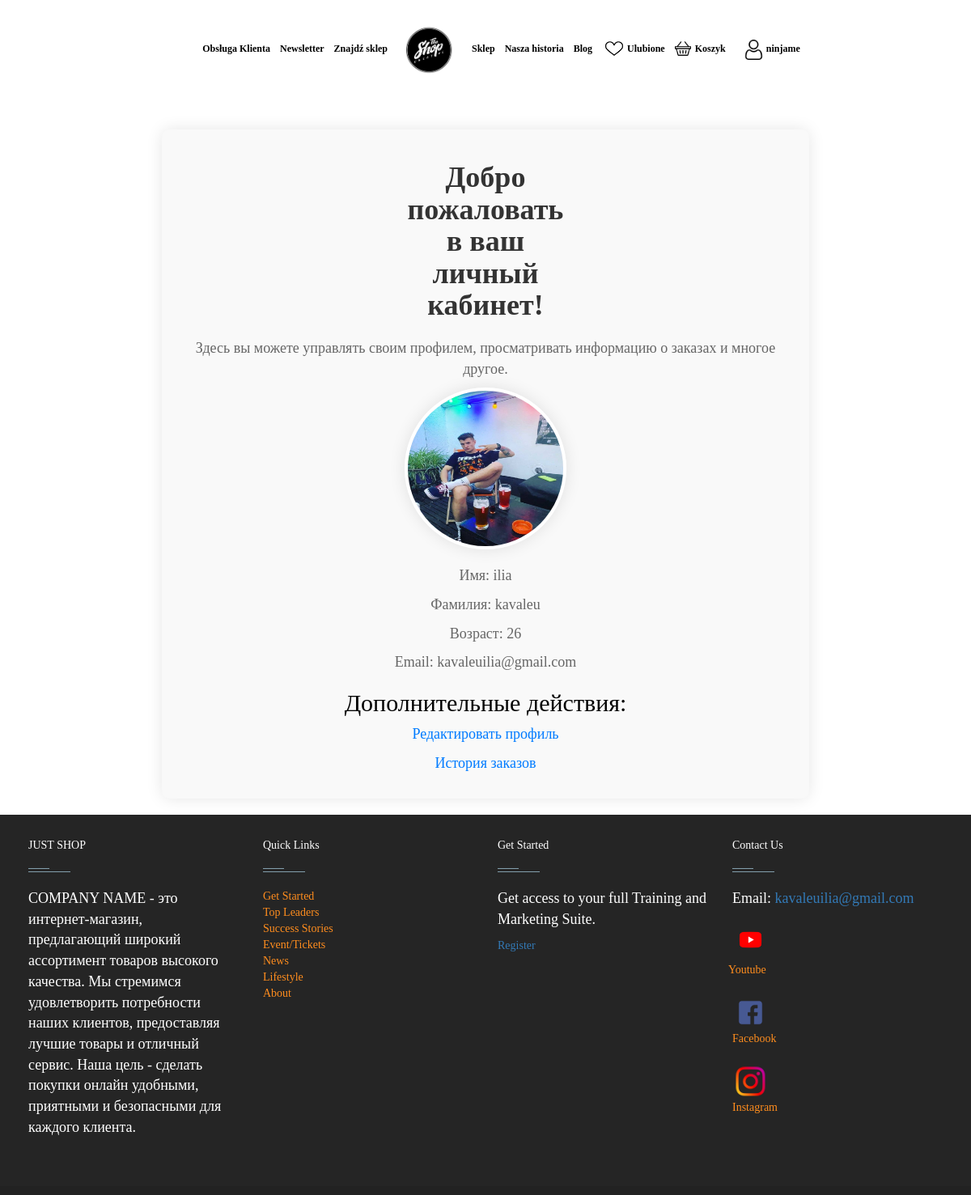
/users/profile/1, run on the app's committed database.
### users/models.py (models this page shows, shortened)
class MyUser(AbstractBaseUser):
    first_name = models.CharField(max_length=100, blank=True)
    last_name = models.CharField(max_length=100, blank=True)
    age = models.SmallIntegerField(blank=True, null=True)
    username = models.CharField(max_length=100, blank=False)
    email = models.EmailField(
        verbose_name="email address",
        max_length=255,
        unique=True,
    )
    image = models.ImageField(upload_to='users_avatars', blank=True)
    is_active = models.BooleanField(default=True)
    is_admin = models.BooleanField(default=False)
    send_email = models.BooleanField(default=True)
    objects = MyUserManager()
    registration_time = models.DateTimeField(default=timezone.now)
    USERNAME_FIELD = "email"
    REQUIRED_FIELDS = []

### users/views.py (the view)
# urls.py: path('profile/<int:user_id>', profile, name='profile'),
def profile(request, user_id):
    user = MyUser.objects.get(id=user_id)
    context = {'user': user}
    return render(request, 'registration/profile.html', context)

### products/context_processors.py (called while the page is built)
def baskets(request):
    user = request.user
    return {'baskets': Basket.objects.filter(user=user) if user.is_authenticated else []}

### users/templates/registration/profile.html (shortened to what this page needs)
{% extends 'base.html' %}
{% load static %}
{% block content %}
<br>
<br>
<br>
<br>
<br>
<br>
<br>
<br>
<div class="container-account" id="brand" style="margin-bottom: 20px;">
    <center>
        <h1>Добро пожаловать в ваш личный кабинет!</h1>
        <p>Здесь вы можете управлять своим профилем, просматривать информацию о заказах и многое другое.</p>
        <div class="user-info">
            <img src="{% if user.image and user.image.url %}{{ user.image.url }}{% else %}{% static 'images/default_avatar/default_avatar.jpg' %}{% endif %}" width="200px" height="200px">
            <p>Имя: {{ user.first_name }}</p>
            <p>Фамилия: {{ user.last_name }}</p>
            <p>Возраст: {{ user.age }}</p>
            <p>Email: {{ user.email }}</p>
        </div>
        <div class="user-actions">
            <h2>Дополнительные действия:</h2>
            <ul>
                <li><a href="{% url 'users:edit_profile' user.id %}">Редактировать профиль</a></li>
                <li><a href="{% url 'orders:orders_list' %}">История заказов</a></li>
            </ul>
        </div>
    </center>
</div>
{% endblock content %}

### products/templates/base.html (shortened to what this page needs)
{% load static %}
<!DOCTYPE html>
<html lang="en">
<head>
    <link rel="stylesheet" href="{% static 'css/style.css' %}">
    <link rel="stylesheet" href="https://maxcdn.bootstrapcdn.com/bootstrap/3.3.6/css/bootstrap.min.css">
</head>
<body>
<nav class="navbar" id="brand">
  <div class="container" id="brand">
    <strong>
      <ul class="nav-links-left" style="font-size: 12px; color: black;">
      <li><a style="color: #000000;" href="#">Obsługa Klienta</a></li>
      <li><a style="color: #000000;" href="#">Newsletter</a></li>
      <li><a style="color: #000000;" href="#">Znajdź sklep</a></li>
      <li><a href="{% url 'products:index' %}"><img src="{% static 'images/logo_shop.jpg' %}" width="80px" height=80px" style="vertical-align: middle;"></a></li>
      <li class="brand"><a style="color: #000000;" href="{% url 'products:shop' %}">Sklep</a></li>
      <li><a style="color: #000000;" href="#">Nasza historia</a></li>
      <li><a style="color: #000000;" href="#">Blog</a></li>
      {% if user.is_authenticated %}
        <li class="text-align" style="align-items: center;"><a style="color: #000000;" href="#">
          <img src="{% static 'images/heart.jpg' %}" width="30px;" height="20px;" style="margin-right: 1px; margin-top: -3px;">Ulubione</a></li>
        <li class="text-align" style="align-items: center;"><a style="color: #000000;" href="{% url 'basket:basket' %}">
          <img src="{% static 'images/shopping-basket.png' %}" style="margin-right: 5px; margin-top: -3px;" width="20px" height="20px">Koszyk</a></li>
        <li>
          <div class="dropdown">
            <button class="dropbtn">
              <img src="{% static 'images/user_logo_navbar.png' %}" width="25px;" height="25px;">
              <strong><a id="brand" style="color: #000000; font-size: 12px;">{{ user.username }}</a></strong>
            </button>
          </div>
        </li>
      {% else %}
        <li><a style="color: black;" href="{% url 'users:login_view' %}">Zaloguj się</a></li>
      {% endif %}
    </ul>
    </strong>
  </div>
</nav>
{% block content %}
{% endblock content %}
</body>
<footer id="footer" class="footer-1">
  <div class="main-footer widgets-dark typo-light" id="brand">
    <div class="container">
      <div class="row">
        <div class="col-xs-12 col-sm-6 col-md-3">
          <div class="widget subscribe no-box">
            <h5 class="widget-title">JUST SHOP<span></span></h5>
            <p>COMPANY NAME - это интернет-магазин,
              предлагающий широкий ассортимент товаров высокого качества.
              Мы стремимся удовлетворить потребности наших клиентов,
              предоставляя лучшие товары и отличный сервис. Наша цель -
              сделать покупки онлайн удобными, приятными и безопасными для каждого клиента. </p>
        </div>
      </div>
        <div class="col-xs-12 col-sm-6 col-md-3">
      <div class="widget no-box">
        <h5 class="widget-title">Quick Links<span></span></h5>
          <ul class="thumbnail-widget">
            <li>
              {% if not user.is_authenticated %}
                <div class="thumb-content"><a href="{% url 'users:login_view' %}">Get Started</a></div>
              {% else %}
                <div class="thumb-content"><a href="{% url 'products:shop' %}">Get Started</a></div>
              {% endif %}
            </li>
            <li>
            <div class="thumb-content"><a href="#.">Top Leaders</a></div>
            </li>
            <li>
            <div class="thumb-content"><a href="#.">Success Stories</a></div>
            </li>
            <li>
            <div class="thumb-content"><a href="#.">Event/Tickets</a></div>
            </li>
            <li>
            <div class="thumb-content"><a href="#.">News</a></div>
            </li>
            <li>
            <div class="thumb-content"><a href="#.">Lifestyle</a></div>
            </li>
            <li>
            <div class="thumb-content"><a href="#.">About</a></div>
            </li>
          </ul>
      </div>
    </div>
    <div class="col-xs-12 col-sm-6 col-md-3">
      <div class="widget no-box">
        <h5 class="widget-title">Get Started<span></span></h5>
        <p>Get access to your full Training and Marketing Suite.</p>
        {% if not user.is_authenticated %}
          <div class="thumb-content"><a href="{% url 'users:register' %}">Register</a></div>
        {% else %}
          <div class="thumb-content"><a href="{% url 'products:shop' %}">Register</a></div>
        {% endif %}
      </div>
    </div>
  <div class="col-xs-12 col-sm-6 col-md-3">
    <div class="widget no-box">
      <h5 class="widget-title">Contact Us<span></span></h5>
      <p>Email: <a href="/" title="glorythemes">kavaleuilia@gmail.com</a></p>
      <ul class="social-footer2">
        <li class="social-item" style="margin-left: -5px;"><a title="youtube" target="_blank" href="https://www.youtube.com"><img alt="youtube" width="55" height="55" src="{% static 'images/youtube.png' %}">Youtube</a></li></br></br>
        <li class="social-item"><a href="https://www.facebook.com/ilja.kawalew" target="_blank" title="Facebook"><img alt="Facebook" width="45" height="45" src="{% static 'images/facebook.png' %}">Facebook</a></li></br></br>
        <li class="social-item"><a title="instagram" target="_blank" href="https://www.instagram.com"><img alt="instagram" width="45" height="45" src="{% static 'images/instagram.png' %}">Instagram</a></li></br></br>
      </ul>
    </div>
  </div>
</div>
</div>
</div>
<div class="footer-copyright">
<div class="container">
<div class="row">
<div class="col-md-12 text-center">
</div>
</div>
</div>
</div>
</footer>
</html>

### static/css/style.css (style rules this page uses)
#brand { font-family: better-vcr; color: black; }
body { background: rgb(52, 56, 61); }
h1 { color: rgb(255, 255, 255); margin: 20px auto 0; width: 200px; text-align: center; }

### products/templates/base.html (style rules this page uses)
body, html { margin: 0; padding: 0; height: 100%; background-color: white; }
.navbar { position: absolute; top: 0; left: 0; width: 100%; padding: 20px 0; z-index: 1000; }
.container { display: flex; justify-content: space-between; align-items: center; max-width: 1200px; margin: 0 auto; padding: 0 20px; }
.nav-links-left li, .nav-links-right li { display: inline-block; margin-left: 9px; }
.dropdown { position: relative; display: inline-block; }
.dropbtn { background-color: white; padding: 10px; color: blue; size: 14px; border: none; cursor: pointer; }
footer .main-footer { padding: 20px 0; background: #252525; }
footer ul { padding-left: 0; list-style: none; }
.footer-copyright { background: #222; padding: 5px 0; }
.widget { padding: 20px; margin-bottom: 40px; }
.widget.no-box { padding: 0; background-color: transparent; margin-bottom: 40px; box-shadow: none; -webkit-box-shadow: none; -moz-box-shadow: none; -ms-box-shadow: none; -o-box-shadow: none; }
.widget.subscribe p { margin-bottom: 18px; }
.widget li a { color: #ff8d1e; }
.widget-title { margin-bottom: 20px; }
.widget-title span { background: #839FAD none repeat scroll 0 0;display: block; height: 1px;margin-top: 25px;position: relative;width: 20%; }
.widget-title span::after { background: inherit;content: "";height: inherit; position: absolute;top: -4px;width: 50%; }
.typo-light h1, .typo-light h2, .typo-light h3, .typo-light h4, .typo-light h5, .typo-light h6, .typo-light p, .typo-light div, .typo-light span, .typo-light small { color: #fff; }
ul.social-footer2 { margin: 0;padding: 0; width: auto; }
ul.social-footer2 li { display: inline-block;padding: 0; }
ul.social-footer2 li a { display: block; height:30px;width: 30px;text-align: center; }
.social-footer2 { list-style: none; padding: 0; margin: 0; }
.social-item { display: inline-block; margin-right: 5px; vertical-align: inline; }

### users/templates/registration/profile.html (style rules this page uses)
.container-account { max-width: 800px; margin: 0 auto; padding: 20px; background-color: #f9f9f9; border-radius: 10px; box-shadow: 0 0 20px rgba(0, 0, 0, 0.1); }
h1 { font-size: 36px; font-weight: bold; color: #333; margin-bottom: 20px; }
p { color: #666; margin-bottom: 10px; font-size: 18px; }
.user-info img { border-radius: 50%; border: 4px solid #fff; box-shadow: 0 0 20px rgba(0, 0, 0, 0.1); margin-bottom: 20px; }
.user-actions ul { list-style-type: none; padding: 0; }
.user-actions ul li { margin-bottom: 10px; }
.user-actions ul li a { color: #007bff; text-decoration: none; font-size: 18px; }

### data on the page
MyUser: username "ninjame", image (picture), first_name "ilia", last_name "kavaleu", age "26", email "kavaleuilia@gmail.com"
